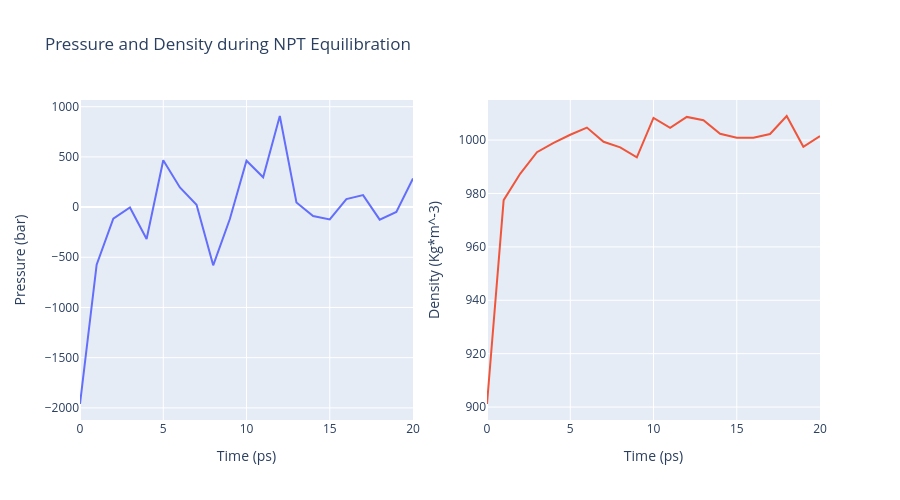

Source (notebook cell):
### Code cell
import plotly.graph_objs as go
from plotly.subplots import make_subplots

# Read pressure and density data from file 
with open(output_npt_pd_xvg,'r') as pd_file:
    x, y, z = zip(*[
        (float(line.split()[0]), float(line.split()[1]), float(line.split()[2]))
        for line in pd_file
        if not line.startswith(("#", "@"))
    ])

trace1 = go.Scatter(
    x=x,y=y
)
trace2 = go.Scatter(
    x=x,y=z
)

fig = make_subplots(rows=1, cols=2, print_grid=False)
fig.append_trace(trace1, 1, 1)
fig.append_trace(trace2, 1, 2)

fig.update_layout(
    height=500,
    title='Pressure and Density during NPT Equilibration',
    showlegend=False,
    xaxis1_title='Time (ps)',
    yaxis1_title='Pressure (bar)',
    xaxis2_title='Time (ps)',
    yaxis2_title='Density (Kg*m^-3)'
)

# Show the figure
fig.show()

### Figure 1 — Plotly figure (JSON) as saved in the notebook; plotly's stock layout.template omitted (floating-point values rounded to 4 significant figures)
{"data": [{"type": "scatter", "x": [0, 1, 2, 3, 4, 5, 6, 7, 8, 9, 10, 11, 12, 13, 14, 15, 16, 17, 18, 19, 20], "xaxis": "x", "y": [-1962.0, -573.6, -116.1, -4.309, -318.0, 466.1, 195.9, 23.0, -580.4, -119.3, 461.7, 297.6, 907.3, 46.01, -89.88, -122.7, 79.77, 119.2, -125.3, -49.32, 284.8], "yaxis": "y"}, {"type": "scatter", "x": [0, 1, 2, 3, 4, 5, 6, 7, 8, 9, 10, 11, 12, 13, 14, 15, 16, 17, 18, 19, 20], "xaxis": "x2", "y": [901.2, 977.5, 987.5, 995.5, 998.9, 1002.0, 1005.0, 999.4, 997.3, 993.5, 1008.0, 1005.0, 1009.0, 1007.0, 1002.0, 1001.0, 1001.0, 1002.0, 1009.0, 997.5, 1002.0], "yaxis": "y2"}], "layout": {"height": 500, "showlegend": false, "title": {"text": "Pressure and Density during NPT Equilibration"}, "xaxis": {"anchor": "y", "domain": [0, 0.45], "title": {"text": "Time (ps)"}}, "xaxis2": {"anchor": "y2", "domain": [0.55, 1], "title": {"text": "Time (ps)"}}, "yaxis": {"anchor": "x", "domain": [0, 1], "title": {"text": "Pressure (bar)"}}, "yaxis2": {"anchor": "x2", "domain": [0, 1], "title": {"text": "Density (Kg*m^-3)"}}}}
